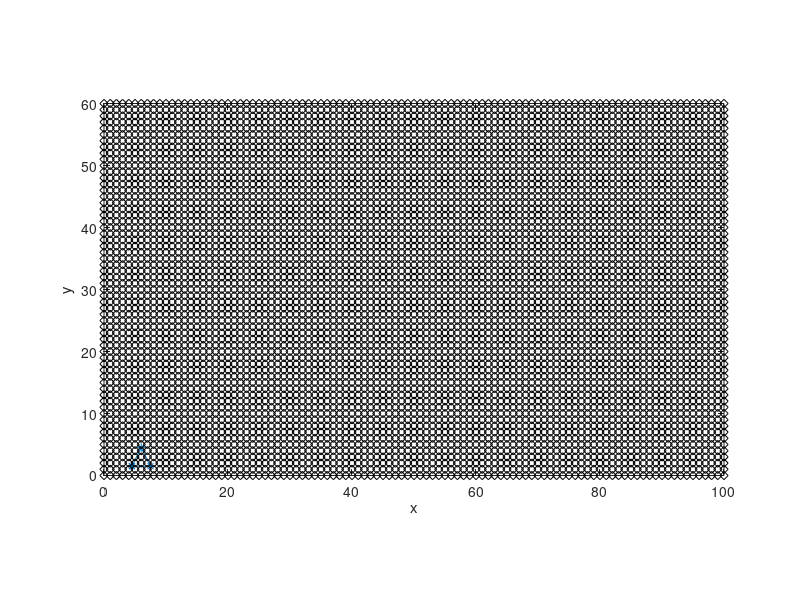

Reproduce this figure in MATLAB.
clc
clear all
close all

% simple polygon
% x = [1.5 5 2.0 4.0 1.5 1.5 5.0 5.0];
% y = [0.5 0.5 1.0 3.0 3.5 0.5 2.0 0.5];

% complex polygon

S = 1; Nx = 100; Ny = 60;
Nv = 3;
x = [4.5 7.5 6 4.5];
y = [1.5 1.5 4.5 1.5];

%for i = 1:length(x)
plot(x,y,'*-')
hold on
%end
%X = [0 Nx*S Nx*S 0];
%Y = [0 0 Ny*S Ny*S];
hold on
count = 0;
yc = zeros(Nx*Ny,1);
xc = yc;
for i = 0:Nx % number of cells
    for j = 0:Ny % number of cells
        xx = i * S;
        yy = j * S;
        count = count + 1;
        xc(count) = xx;
        yc(count) = yy;
    end
end
plot(xc,yc,'kd');
xlabel('x');
ylabel('y');
axis image
axis([0 Nx 0 Ny])